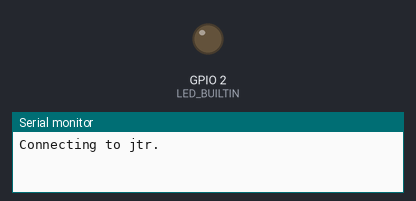
Recording of a program running on a simulated ESP32. On the bench: output pins drawn as LEDs (lit = HIGH), the last lines printed to the serial monitor. WiFi joins after 1.5 s; servers stay silent unless stated; random numbers use the default seed unless the program sets one; no MQTT or app messages arrive unless stated.

Above: at 0.1 s.
At 2.6 s:
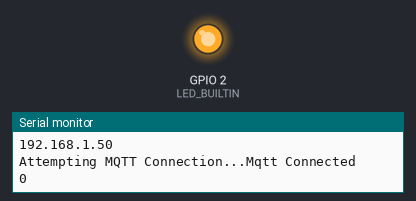
Timing chart, 0 to 4.1 s (numbered marks = the images above):
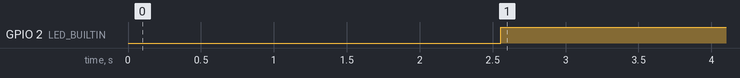

The program:

main.cpp
```cpp
#include <Arduino.h>
#include <WiFi.h>
#include <PubSubClient.h>

const char* wifi_ssid = "jtr.";
const char* wifi_password = "G11cliffside!";
const char* mqtt_server = "10.0.0.186";

WiFiClient esp_client;
PubSubClient mqtt_client (esp_client);

void wifi_setup(){
  Serial.println();
  Serial.print("Connecting to ");
  Serial.println(wifi_ssid);

  WiFi.begin(wifi_ssid, wifi_password);

  while (WiFi.status() != WL_CONNECTED){
    delay(500);
    Serial.print(".");
  }

  Serial.println("");
  Serial.println("WiFi Connection Established");
  Serial.println("IP address: ");
  Serial.println(WiFi.localIP());
}

void mqtt_reconnect(){
  //setting mqtt connection and looping until connection established
  while (!mqtt_client.connected()){
    Serial.print("Attempting MQTT Connection...");
    // creating random Client ID
    String clientId = "ESP32client - ";
    clientId += String(random(0xffff), HEX);
    //Attempting to connect
    if (mqtt_client.connect(clientId.c_str())) {
      Serial.println("Mqtt Connected");
      //Publish announcement once connected
      mqtt_client.publish ("esp_out", "hello from esp32");
      //... and resubscribe
      mqtt_client.subscribe("esp_in");
    }
    else{
      Serial.print("failed, rc = ");
      Serial.print(mqtt_client.state());
      Serial.println(" try again in 5 seconds");
      //waiting 5s before retrying
      delay(5000);
    }

  }
}

void callback (char* topic, byte* payload, unsigned int length) {

}

void setup() {
  Serial.begin(115200);
  pinMode(LED_BUILTIN, OUTPUT);
  digitalWrite(LED_BUILTIN, LOW);
  wifi_setup();
  mqtt_client.setServer(mqtt_server, 1883);
  mqtt_client.setCallback(callback);
}


void loop() {
 if (!mqtt_client.connected()) {
  mqtt_reconnect();
 }

 mqtt_client.loop();
 delay(1000);
 Serial.println(mqtt_client.state());
 mqtt_client.publish ("esp_out", "hello from esp32");
 digitalWrite(LED_BUILTIN, HIGH);
 delay(5000);
}
```

Measured:
- by itself, GPIO 2 (LED_BUILTIN): LOW → HIGH at 2.6 s
